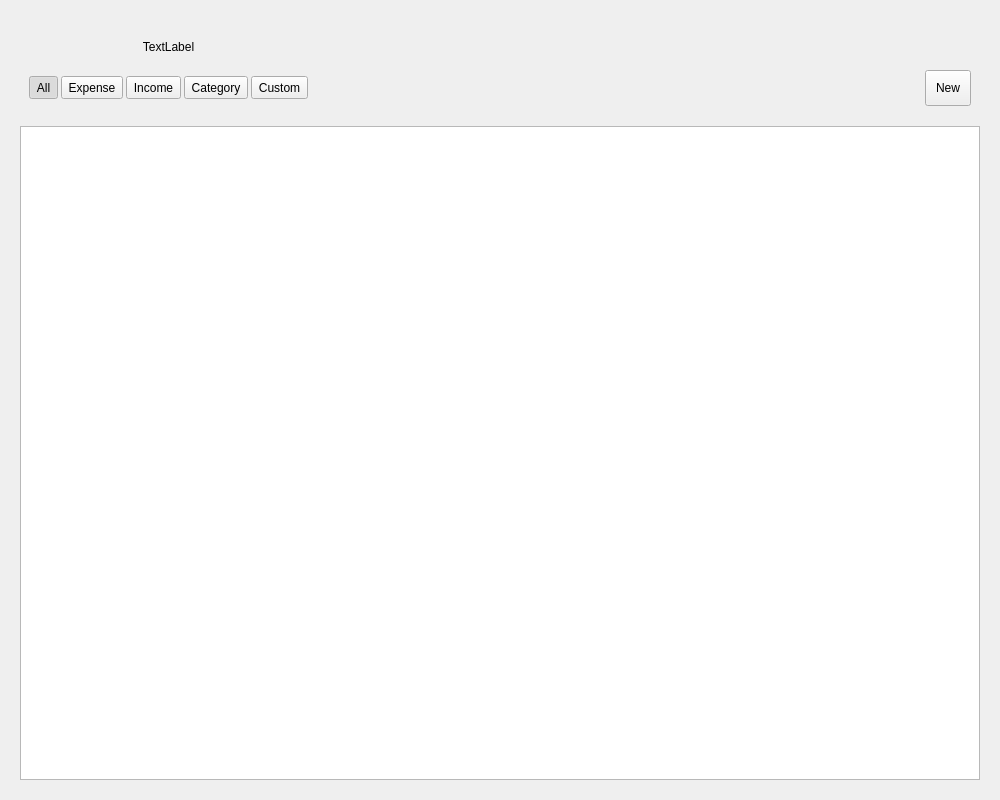
<?xml version="1.0" encoding="UTF-8"?>
<ui version="4.0">
 <class>TransactionsPage</class>
 <widget class="QWidget" name="TransactionsPage">
  <property name="geometry">
   <rect>
    <x>0</x>
    <y>0</y>
    <width>1000</width>
    <height>800</height>
   </rect>
  </property>
  <property name="windowTitle">
   <string>TransactionsPage</string>
  </property>
  <layout class="QVBoxLayout" name="verticalLayout">
   <item>
    <widget class="QWidget" name="widget_3" native="true">
     <property name="sizePolicy">
      <sizepolicy hsizetype="Preferred" vsizetype="Preferred">
       <horstretch>0</horstretch>
       <verstretch>1</verstretch>
      </sizepolicy>
     </property>
     <layout class="QVBoxLayout" name="verticalLayout_4">
      <item>
       <widget class="QWidget" name="widget_4" native="true">
        <property name="minimumSize">
         <size>
          <width>0</width>
          <height>100</height>
         </size>
        </property>
        <layout class="QGridLayout" name="gridLayout_2">
         <item row="1" column="0">
          <layout class="QHBoxLayout" name="horizontalLayout_4">
           <property name="spacing">
            <number>3</number>
           </property>
           <item>
            <widget class="QToolButton" name="noFilter">
             <property name="styleSheet">
              <string notr="true">padding: 2px 2px;</string>
             </property>
             <property name="text">
              <string>All</string>
             </property>
             <property name="checkable">
              <bool>true</bool>
             </property>
             <property name="checked">
              <bool>true</bool>
             </property>
            </widget>
           </item>
           <item>
            <widget class="QToolButton" name="expenseFilter">
             <property name="styleSheet">
              <string notr="true">padding: 2px 2px;</string>
             </property>
             <property name="text">
              <string>Expense</string>
             </property>
             <property name="checkable">
              <bool>true</bool>
             </property>
            </widget>
           </item>
           <item>
            <widget class="QToolButton" name="incomeFilter">
             <property name="styleSheet">
              <string notr="true">padding: 2px 2px;</string>
             </property>
             <property name="text">
              <string>Income</string>
             </property>
             <property name="checkable">
              <bool>true</bool>
             </property>
            </widget>
           </item>
           <item>
            <widget class="QToolButton" name="categoryFilter">
             <property name="styleSheet">
              <string notr="true">padding: 2px 2px;</string>
             </property>
             <property name="text">
              <string>Category</string>
             </property>
             <property name="checkable">
              <bool>true</bool>
             </property>
            </widget>
           </item>
           <item>
            <widget class="QToolButton" name="customFilter">
             <property name="styleSheet">
              <string notr="true">padding: 2px 2px;</string>
             </property>
             <property name="text">
              <string>Custom</string>
             </property>
             <property name="checkable">
              <bool>true</bool>
             </property>
            </widget>
           </item>
          </layout>
         </item>
         <item row="0" column="0">
          <layout class="QHBoxLayout" name="horizontalLayout_3">
           <property name="spacing">
            <number>0</number>
           </property>
           <item>
            <widget class="QToolButton" name="prevMonth">
             <property name="styleSheet">
              <string notr="true">padding: 2px 2px;</string>
             </property>
             <property name="text">
              <string/>
             </property>
             <property name="icon">
              <iconset resource="../../Files/files.qrc">
               <normaloff>:/left</normaloff>:/left</iconset>
             </property>
             <property name="autoRaise">
              <bool>true</bool>
             </property>
            </widget>
           </item>
           <item>
            <spacer name="horizontalSpacer_6">
             <property name="orientation">
              <enum>Qt::Orientation::Horizontal</enum>
             </property>
             <property name="sizeType">
              <enum>QSizePolicy::Policy::Preferred</enum>
             </property>
             <property name="sizeHint" stdset="0">
              <size>
               <width>40</width>
               <height>20</height>
              </size>
             </property>
            </spacer>
           </item>
           <item>
            <widget class="QLabel" name="date">
             <property name="styleSheet">
              <string notr="true">font: 600 12pt &quot;Sans Serif&quot;;</string>
             </property>
             <property name="text">
              <string>TextLabel</string>
             </property>
             <property name="alignment">
              <set>Qt::AlignmentFlag::AlignCenter</set>
             </property>
            </widget>
           </item>
           <item>
            <spacer name="horizontalSpacer_7">
             <property name="orientation">
              <enum>Qt::Orientation::Horizontal</enum>
             </property>
             <property name="sizeType">
              <enum>QSizePolicy::Policy::Preferred</enum>
             </property>
             <property name="sizeHint" stdset="0">
              <size>
               <width>40</width>
               <height>20</height>
              </size>
             </property>
            </spacer>
           </item>
           <item>
            <widget class="QToolButton" name="nextMonth">
             <property name="styleSheet">
              <string notr="true">padding: 2px 2px;</string>
             </property>
             <property name="text">
              <string/>
             </property>
             <property name="icon">
              <iconset resource="../../Files/files.qrc">
               <normaloff>:/right</normaloff>:/right</iconset>
             </property>
             <property name="autoRaise">
              <bool>true</bool>
             </property>
            </widget>
           </item>
          </layout>
         </item>
         <item row="1" column="2">
          <spacer name="horizontalSpacer_3">
           <property name="orientation">
            <enum>Qt::Orientation::Horizontal</enum>
           </property>
           <property name="sizeHint" stdset="0">
            <size>
             <width>278</width>
             <height>20</height>
            </size>
           </property>
          </spacer>
         </item>
         <item row="1" column="3">
          <widget class="QPushButton" name="newTransaction">
           <property name="styleSheet">
            <string notr="true">padding: 10px 10px;
font: 500 11pt &quot;Segoe UI&quot;;</string>
           </property>
           <property name="text">
            <string>New</string>
           </property>
          </widget>
         </item>
        </layout>
       </widget>
      </item>
      <item>
       <widget class="QTableView" name="transactionsTable"/>
      </item>
     </layout>
    </widget>
   </item>
  </layout>
 </widget>
 <resources>
  <include location="../../Files/files.qrc"/>
 </resources>
 <connections/>
</ui>
